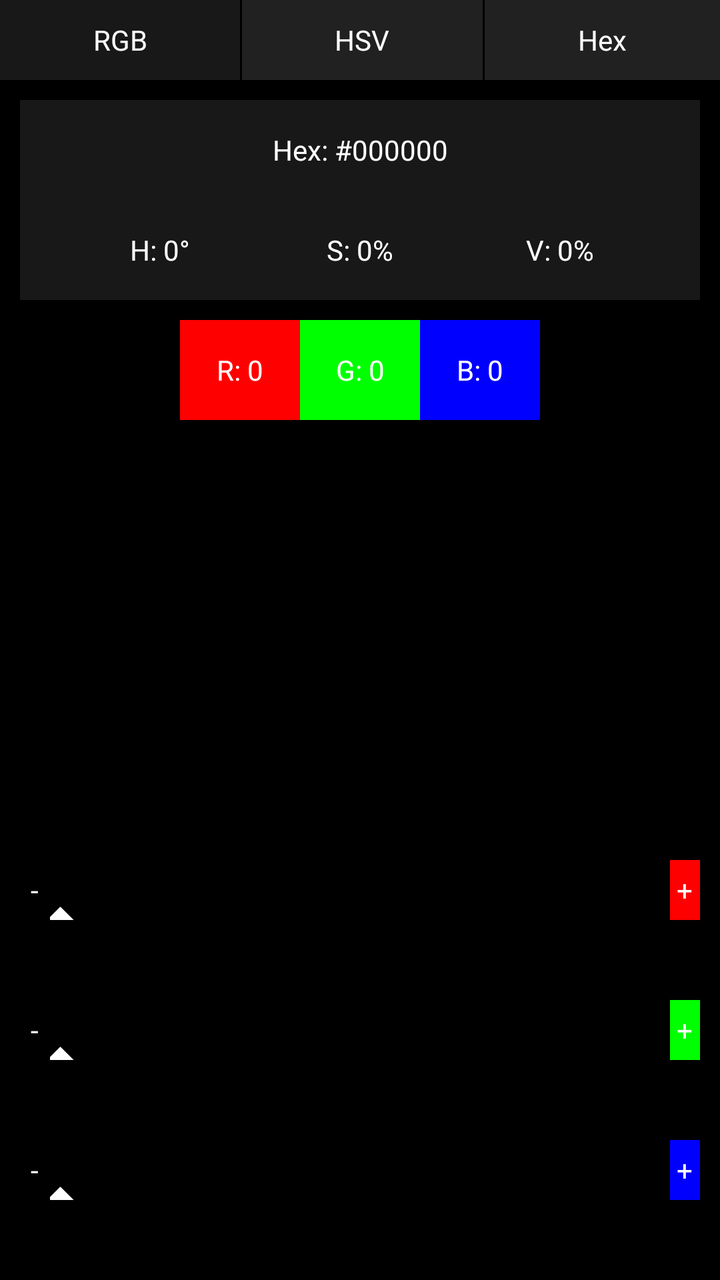
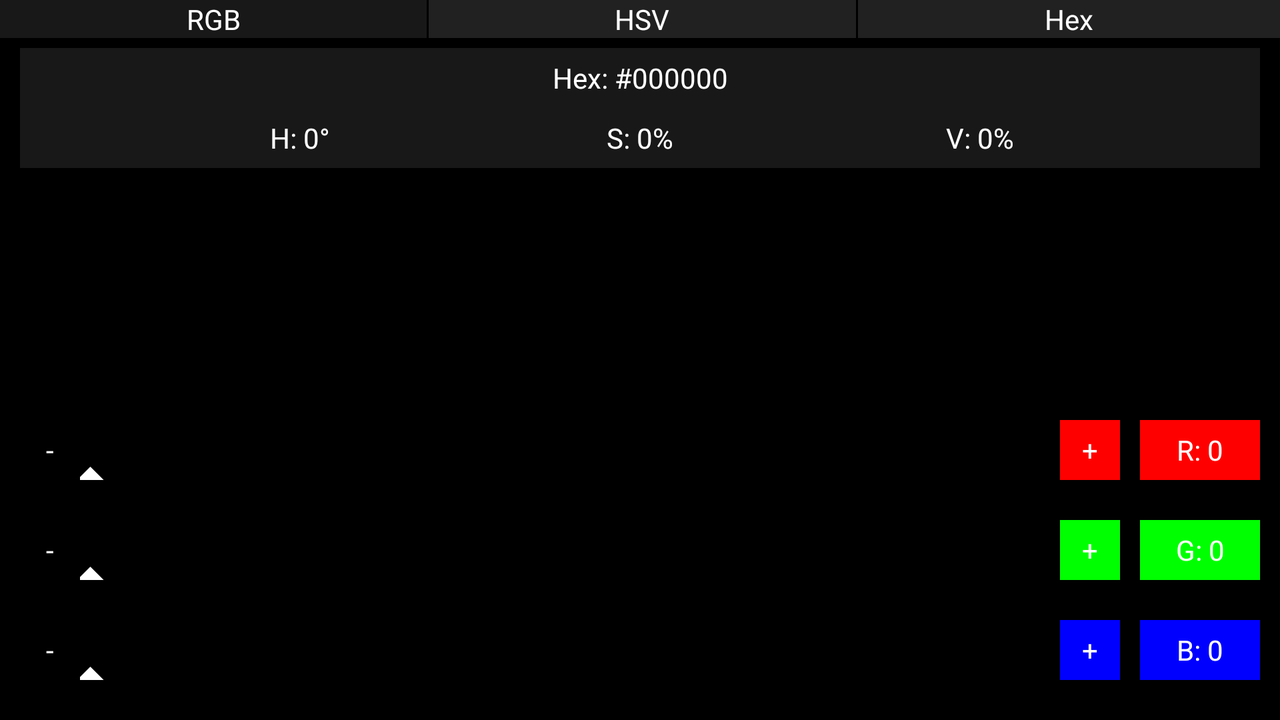

One screen, two layout resources from the same app: the default and the author's alternative for another configuration. Each is rendered where Android would select it; the XML of both is given below.
<!-- AndroidManifest.xml: application theme AppTheme -->
<!-- res/layout/activity_rgb.xml -->
<?xml version="1.0" encoding="utf-8"?>
<RelativeLayout xmlns:android="http://schemas.android.com/apk/res/android"
    xmlns:tools="http://schemas.android.com/tools"
    android:id="@+id/mainView"
    android:layout_width="match_parent"
    android:layout_height="match_parent"
    android:background="@android:color/black"
    tools:context="com.mulkearn.kevin.colorpicker.RGBActivity">

    <LinearLayout
        android:id="@+id/navButtons"
        android:layout_width="match_parent"
        android:layout_height="wrap_content"
        android:orientation="horizontal">

        <TextView
            android:layout_width="wrap_content"
            android:layout_height="40dp"
            android:layout_weight="1"
            android:text="RGB"
            android:gravity="center_horizontal|center_vertical"
            android:textColor="#FFFFFF"
            android:background="#BB212121" />

        <TextView
            android:layout_width="wrap_content"
            android:layout_height="40dp"
            android:layout_weight="1"
            android:layout_marginStart="1dp"
            android:layout_marginEnd="1dp"
            android:text="HSV"
            android:gravity="center_horizontal|center_vertical"
            android:textColor="#FFFFFF"
            android:background="#FF212121"
            android:onClick="hsvNavClick"/>

        <TextView
            android:layout_width="wrap_content"
            android:layout_height="40dp"
            android:layout_weight="1"
            android:text="Hex"
            android:gravity="center_horizontal|center_vertical"
            android:textColor="#FFFFFF"
            android:background="#FF212121"
            android:onClick="hexNavClick"/>

    </LinearLayout>


    <TextView
        android:id="@+id/hexValue"
        android:layout_width="match_parent"
        android:layout_height="50dp"
        android:layout_below="@+id/navButtons"
        android:layout_centerHorizontal="true"
        android:layout_marginLeft="10dp"
        android:layout_marginRight="10dp"
        android:layout_marginTop="10dp"
        android:background="#BB212121"
        android:gravity="center_vertical|center_horizontal"
        android:text="@string/hex_value"
        android:textColor="#FFFFFF" />


    <TextView
        android:id="@+id/hueValue"
        android:layout_width="match_parent"
        android:layout_height="50dp"
        android:layout_below="@+id/hexValue"
        android:layout_marginStart="10dp"
        android:layout_toStartOf="@+id/satValue"
        android:background="#BB212121"
        android:gravity="center_vertical|center_horizontal"
        android:text="@string/hur_initial_val"
        android:textColor="#FFFFFF" />

    <TextView
        android:id="@+id/satValue"
        android:layout_width="60dp"
        android:layout_height="50dp"
        android:layout_below="@+id/hexValue"
        android:layout_centerHorizontal="true"
        android:background="#BB212121"
        android:gravity="center_vertical|center_horizontal"
        android:text="@string/sat_initial_val"
        android:textColor="#FFFFFF" />

    <TextView
        android:id="@+id/valValue"
        android:layout_width="match_parent"
        android:layout_height="50dp"
        android:layout_below="@+id/hexValue"
        android:layout_marginEnd="10dp"
        android:layout_toEndOf="@+id/satValue"
        android:background="#BB212121"
        android:gravity="center_vertical|center_horizontal"
        android:text="@string/val_initial_val"
        android:textColor="#FFFFFF" />


    <TextView
        android:id="@+id/redValue"
        android:layout_width="60dp"
        android:layout_height="50dp"
        android:layout_below="@+id/satValue"
        android:layout_marginTop="10dp"
        android:layout_toStartOf="@+id/greenValue"
        android:background="#FF0000"
        android:gravity="center_vertical|center_horizontal"
        android:text="@string/red_initial_val"
        android:textColor="#FFFFFF" />

    <TextView
        android:id="@+id/greenValue"
        android:layout_width="60dp"
        android:layout_height="50dp"
        android:layout_below="@+id/satValue"
        android:layout_marginTop="10dp"
        android:layout_centerHorizontal="true"
        android:background="#00FF00"
        android:gravity="center_vertical|center_horizontal"
        android:text="@string/green_initial_val"
        android:textColor="#FFFFFF" />

    <TextView
        android:id="@+id/blueValue"
        android:layout_width="60dp"
        android:layout_height="50dp"
        android:layout_below="@+id/satValue"
        android:layout_marginTop="10dp"
        android:layout_toEndOf="@+id/greenValue"
        android:background="#0000FF"
        android:gravity="center_vertical|center_horizontal"
        android:text="@string/blue_initial_val"
        android:textColor="#FFFFFF" />

    <LinearLayout
        android:id="@+id/red_stuff"
        android:layout_width="match_parent"
        android:layout_height="wrap_content"
        android:layout_above="@+id/green_stuff"
        android:layout_marginBottom="40dp"
        android:layout_marginStart="10dp"
        android:layout_marginEnd="10dp"
        android:orientation="horizontal">

        <TextView
            android:layout_width="15dp"
            android:layout_height="30dp"
            android:gravity="center_vertical|center_horizontal"
            android:text="-"
            android:background="#000000"
            android:textColor="#FFFFFF"
            android:onClick="redMinus"/>
        <SeekBar
            android:id="@+id/redSeeker"
            android:layout_width="0dp"
            android:layout_height="30dp"
            android:layout_weight="1"
            android:paddingStart="5dp"
            android:paddingEnd="5dp"
            android:max="255"
            android:progressDrawable="@drawable/custom_val_seekbar"
            android:thumb="@drawable/custom_thumb"/>
        <TextView
            android:layout_width="15dp"
            android:layout_height="30dp"
            android:gravity="center_vertical|center_horizontal"
            android:text="+"
            android:background="#FF0000"
            android:textColor="#FFFFFF"
            android:onClick="redPlus"/>

        </LinearLayout>

    <LinearLayout
        android:id="@+id/green_stuff"
        android:layout_width="match_parent"
        android:layout_height="wrap_content"
        android:layout_above="@+id/blue_stuff"
        android:layout_marginBottom="40dp"
        android:layout_marginStart="10dp"
        android:layout_marginEnd="10dp"
        android:orientation="horizontal">

        <TextView
            android:layout_width="15dp"
            android:layout_height="30dp"
            android:gravity="center_vertical|center_horizontal"
            android:text="-"
            android:background="#000000"
            android:textColor="#FFFFFF"
            android:onClick="greenMinus"/>
        <SeekBar
            android:id="@+id/greenSeeker"
            android:layout_width="0dp"
            android:layout_height="30dp"
            android:layout_weight="1"
            android:paddingStart="5dp"
            android:paddingEnd="5dp"
            android:max="255"
            android:progressDrawable="@drawable/custom_val_seekbar"
            android:thumb="@drawable/custom_thumb"/>
        <TextView
            android:layout_width="15dp"
            android:layout_height="30dp"
            android:gravity="center_vertical|center_horizontal"
            android:text="+"
            android:background="#00FF00"
            android:textColor="#FFFFFF"
            android:onClick="greenPlus"/>

    </LinearLayout>

    <LinearLayout
        android:id="@+id/blue_stuff"
        android:layout_width="match_parent"
        android:layout_height="wrap_content"
        android:layout_alignParentBottom="true"
        android:layout_marginBottom="40dp"
        android:layout_marginStart="10dp"
        android:layout_marginEnd="10dp"
        android:orientation="horizontal">

        <TextView
            android:layout_width="15dp"
            android:layout_height="30dp"
            android:gravity="center_vertical|center_horizontal"
            android:text="-"
            android:background="#000000"
            android:textColor="#FFFFFF"
            android:onClick="blueMinus"/>
        <SeekBar
            android:id="@+id/blueSeeker"
            android:layout_width="0dp"
            android:layout_height="30dp"
            android:layout_weight="1"
            android:paddingStart="5dp"
            android:paddingEnd="5dp"
            android:max="255"
            android:progressDrawable="@drawable/custom_val_seekbar"
            android:thumb="@drawable/custom_thumb" />
        <TextView
            android:layout_width="15dp"
            android:layout_height="30dp"
            android:gravity="center_vertical|center_horizontal"
            android:text="+"
            android:background="#0000FF"
            android:textColor="#FFFFFF"
            android:onClick="bluePlus"/>

    </LinearLayout>

</RelativeLayout>
<!-- resources referenced by this layout -->
<resources>
  <!-- drawable custom_thumb (drawable) -->
  <?xml version="1.0" encoding="utf-8"?>
  <layer-list xmlns:android="http://schemas.android.com/apk/res/android">
      <item android:gravity="center_horizontal">
          <shape xmlns:android="http://schemas.android.com/apk/res/android"
              android:shape="rectangle" >
  
              <padding
                  android:left="15dp"
                  android:top="35dp"
                  android:right="15dp"/>
              <stroke
                  android:width="2dp"
                  android:color="#000000"
                  android:dashWidth="0dp"
                  android:dashGap="0dp" />
              <size
                  android:width="10dp"
                  android:height="30dp"
                  />
              <solid
                  android:color="#00000000"
                  />
  
          </shape>
      </item>
      <item>
          <rotate
              android:fromDegrees="45"
              android:toDegrees="45"
              android:pivotX="50%"
              android:pivotY="50%" >
              <shape android:shape="rectangle">
  
                  <stroke
                      android:width="1dp"
                      android:color="#000000"/>
                  <size
                      android:width="15dp"
                      android:height="15dp"
                      />
                  <solid
                      android:color="#FFFFFF"
                      />
  
              </shape>
          </rotate>
      </item>
  </layer-list>
  <!-- drawable custom_val_seekbar (drawable) -->
  <?xml version="1.0" encoding="utf-8"?>
  <layer-list xmlns:android="http://schemas.android.com/apk/res/android">
  
      <item>
          <shape android:shape="rectangle">
              <gradient
                  android:angle="0"
                  android:endColor="#00000000"
                  android:startColor="#00000000" />
          </shape>
      </item>
  
  </layer-list>
  <string name="blue_initial_val">B: 0</string>
  <string name="green_initial_val">G: 0</string>
  <string name="hex_value">Hex: #000000</string>
  <string name="hur_initial_val">H: 0°</string>
  <string name="red_initial_val">R: 0</string>
  <string name="sat_initial_val">S: 0%</string>
  <string name="val_initial_val">V: 0%</string>
  <style name="AppTheme" parent="Theme.AppCompat.Light.DarkActionBar">
          
          <item name="colorPrimary">@color/colorPrimary</item>
          <item name="colorPrimaryDark">@color/colorPrimaryDark</item>
          <item name="colorAccent">@color/colorPrimaryDark</item>
      </style>
  <color name="colorPrimary">#FF212121</color>
  <color name="colorPrimaryDark">#000000</color>
</resources>
<!-- res/layout-land/activity_rgb.xml (the author's variant of the layout above) -->
<!-- drawn on the phone turned sideways -->
<?xml version="1.0" encoding="utf-8"?>
<RelativeLayout xmlns:android="http://schemas.android.com/apk/res/android"
    xmlns:tools="http://schemas.android.com/tools"
    android:id="@+id/mainView"
    android:layout_width="match_parent"
    android:layout_height="match_parent"
    android:background="@android:color/black"
    tools:context="com.mulkearn.kevin.colorpicker.RGBActivity">

    <LinearLayout
        android:id="@+id/navButtons"
        android:layout_width="match_parent"
        android:layout_height="wrap_content"
        android:layout_alignParentStart="true"
        android:orientation="horizontal">

        <TextView
            android:layout_width="wrap_content"
            android:layout_height="wrap_content"
            android:layout_weight="1"
            android:text="RGB"
            android:gravity="center_horizontal|center_vertical"
            android:textColor="#FFFFFF"
            android:background="#BB212121" />

        <TextView
            android:layout_width="wrap_content"
            android:layout_height="wrap_content"
            android:layout_weight="1"
            android:layout_marginStart="1dp"
            android:layout_marginEnd="1dp"
            android:text="HSV"
            android:gravity="center_horizontal|center_vertical"
            android:textColor="#FFFFFF"
            android:background="#FF212121"
            android:onClick="hsvNavClick"/>

        <TextView
            android:layout_width="wrap_content"
            android:layout_height="wrap_content"
            android:layout_weight="1"
            android:text="Hex"
            android:gravity="center_horizontal|center_vertical"
            android:textColor="#FFFFFF"
            android:background="#FF212121"
            android:onClick="hexNavClick"/>

    </LinearLayout>


    <TextView
        android:id="@+id/hexValue"
        android:layout_width="match_parent"
        android:layout_height="30dp"
        android:layout_below="@+id/navButtons"
        android:layout_marginTop="5dp"
        android:layout_marginLeft="10dp"
        android:layout_marginRight="10dp"
        android:background="#BB212121"
        android:gravity="center_vertical|center_horizontal"
        android:text="@string/hex_value"
        android:textColor="#FFFFFF" />

    <TextView
        android:id="@+id/hueValue"
        android:layout_width="match_parent"
        android:layout_height="30dp"
        android:layout_below="@+id/hexValue"
        android:layout_marginStart="10dp"
        android:layout_toStartOf="@+id/satValue"
        android:background="#BB212121"
        android:ems="10"
        android:gravity="center_vertical|center_horizontal"
        android:text="@string/hur_initial_val"
        android:textColor="#FFFFFF" />

    <TextView
        android:id="@+id/satValue"
        android:layout_width="60dp"
        android:layout_height="30dp"
        android:layout_below="@+id/hexValue"
        android:layout_centerHorizontal="true"
        android:background="#BB212121"
        android:ems="10"
        android:gravity="center_vertical|center_horizontal"
        android:text="@string/sat_initial_val"
        android:textColor="#FFFFFF" />

    <TextView
        android:id="@+id/valValue"
        android:layout_width="match_parent"
        android:layout_height="30dp"
        android:layout_below="@+id/hexValue"
        android:layout_marginEnd="10dp"
        android:layout_toEndOf="@+id/satValue"
        android:background="#BB212121"
        android:ems="10"
        android:gravity="center_vertical|center_horizontal"
        android:text="@string/val_initial_val"
        android:textColor="#FFFFFF" />

    <LinearLayout
        android:id="@+id/red_stuff"
        android:layout_width="match_parent"
        android:layout_height="wrap_content"
        android:layout_above="@+id/green_stuff"
        android:layout_marginBottom="20dp"
        android:layout_marginStart="10dp"
        android:layout_marginEnd="10dp"
        android:orientation="horizontal">

        <TextView
            android:layout_width="30dp"
            android:layout_height="30dp"
            android:gravity="center_vertical|center_horizontal"
            android:text="-"
            android:background="#000000"
            android:textColor="#FFFFFF"
            android:onClick="redMinus"/>
        <SeekBar
            android:id="@+id/redSeeker"
            android:layout_width="0dp"
            android:layout_height="30dp"
            android:layout_weight="1"
            android:paddingStart="5dp"
            android:paddingEnd="5dp"
            android:max="255"
            android:progressDrawable="@drawable/custom_val_seekbar"
            android:thumb="@drawable/custom_thumb"/>
        <TextView
            android:layout_width="30dp"
            android:layout_height="30dp"
            android:gravity="center_vertical|center_horizontal"
            android:text="+"
            android:background="#FF0000"
            android:textColor="#FFFFFF"
            android:onClick="redPlus"/>
        <TextView
            android:id="@+id/redValue"
            android:layout_width="60dp"
            android:layout_height="30dp"
            android:layout_marginStart="10dp"
            android:background="#FF0000"
            android:gravity="center_vertical|center_horizontal"
            android:text="@string/red_initial_val"
            android:textColor="#FFFFFF" />

    </LinearLayout>

    <LinearLayout
        android:id="@+id/green_stuff"
        android:layout_width="match_parent"
        android:layout_height="wrap_content"
        android:layout_above="@+id/blue_stuff"
        android:layout_marginBottom="20dp"
        android:layout_marginStart="10dp"
        android:layout_marginEnd="10dp"
        android:orientation="horizontal">

        <TextView
            android:layout_width="30dp"
            android:layout_height="30dp"
            android:gravity="center_vertical|center_horizontal"
            android:text="-"
            android:background="#000000"
            android:textColor="#FFFFFF"
            android:onClick="greenMinus"/>
        <SeekBar
            android:id="@+id/greenSeeker"
            android:layout_width="0dp"
            android:layout_height="30dp"
            android:layout_weight="1"
            android:paddingStart="5dp"
            android:paddingEnd="5dp"
            android:max="255"
            android:progressDrawable="@drawable/custom_val_seekbar"
            android:thumb="@drawable/custom_thumb"/>
        <TextView
            android:layout_width="30dp"
            android:layout_height="30dp"
            android:gravity="center_vertical|center_horizontal"
            android:text="+"
            android:background="#00FF00"
            android:textColor="#FFFFFF"
            android:onClick="greenPlus"/>
        <TextView
            android:id="@+id/greenValue"
            android:layout_width="60dp"
            android:layout_height="30dp"
            android:layout_marginStart="10dp"
            android:background="#00FF00"
            android:gravity="center_vertical|center_horizontal"
            android:text="@string/green_initial_val"
            android:textColor="#FFFFFF" />

    </LinearLayout>

    <LinearLayout
        android:id="@+id/blue_stuff"
        android:layout_width="match_parent"
        android:layout_height="wrap_content"
        android:layout_alignParentBottom="true"
        android:layout_marginBottom="20dp"
        android:layout_marginStart="10dp"
        android:layout_marginEnd="10dp"
        android:orientation="horizontal">

        <TextView
            android:layout_width="30dp"
            android:layout_height="30dp"
            android:gravity="center_vertical|center_horizontal"
            android:text="-"
            android:background="#000000"
            android:textColor="#FFFFFF"
            android:onClick="blueMinus"/>
        <SeekBar
            android:id="@+id/blueSeeker"
            android:layout_width="0dp"
            android:layout_height="30dp"
            android:layout_weight="1"
            android:paddingStart="5dp"
            android:paddingEnd="5dp"
            android:max="255"
            android:progressDrawable="@drawable/custom_val_seekbar"
            android:thumb="@drawable/custom_thumb" />
        <TextView
            android:layout_width="30dp"
            android:layout_height="30dp"
            android:gravity="center_vertical|center_horizontal"
            android:text="+"
            android:background="#0000FF"
            android:textColor="#FFFFFF"
            android:onClick="bluePlus"/>
        <TextView
            android:id="@+id/blueValue"
            android:layout_width="60dp"
            android:layout_height="30dp"
            android:layout_marginStart="10dp"
            android:background="#0000FF"
            android:gravity="center_vertical|center_horizontal"
            android:text="@string/blue_initial_val"
            android:textColor="#FFFFFF" />

    </LinearLayout>


    
        
        
        
        
        
        
        
        
        
        
        
        

    
        
        
        
        
        
        
        
        
        
        
        
        

    
        
        
        
        
        
        
        
        
        
        
        
        

</RelativeLayout>
